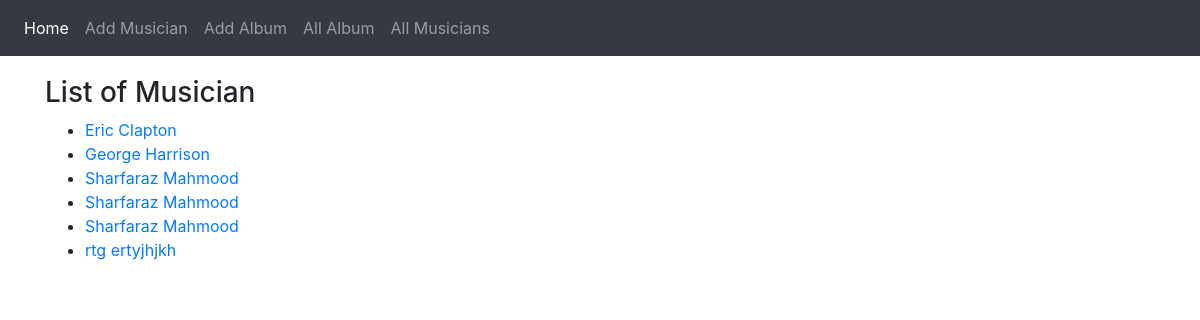
The app's page /first_app/ with its own data.
### first_app/models.py (models this page shows, shortened)
class Musician(models.Model):
    first_name = models.CharField(max_length=50)
    last_name = models.CharField(max_length=50)
    instrument = models.CharField(max_length=100, blank=True)

### first_app/views.py (the view)
# urls.py: path('', views.IndexView.as_view(), name='index'),
class IndexView(ListView):
    context_object_name = 'musician_list'
    model = Musician
    template_name = 'first_app/index.html'

### first_app/templates/first_app/index.html
{% extends "first_app/base.html" %}
{% block body_block %}
  <h3>List of Musician</h3>
  <ul>
    {% if musician_list %}
      {% for musician in musician_list %}
        <li> <a href="{% url 'first_app:musician_detail' pk=musician.pk %}">{{ musician.first_name }} {{ musician.last_name }}</a> </li>
      {% endfor %}
    {% else %}
    <h4>No musician in the list</h4>
    {% endif %}
  </ul>
{% endblock %}

### first_app/templates/first_app/base.html (shortened to what this page needs)
<!DOCTYPE html>
<html lang="en" dir="ltr">
  <head>
    <link rel="stylesheet" href="https://maxcdn.bootstrapcdn.com/bootstrap/4.4.1/css/bootstrap.min.css">
  </head>
  <body>
    <nav class="navbar navbar-expand-lg navbar-dark bg-dark">
      <ul class="navbar-nav">
          <li class="nav-item active">
            <a class="nav-link" href="{% url 'first_app:index' %}">Home</a>
          </li>
          <li class="nav-item">
            <a class="nav-link" href="{% url 'first_app:add_musician' %}">Add Musician</a>
          </li>
          <li class="nav-item">
            <a class="nav-link" href="{% url 'first_app:album_form' %}">Add Album</a>
          </li>
          <li class="nav-item">
            <a class="nav-link" href="{% url 'first_app:all_albums' %}">All Album</a>
          </li>
          <li class="nav-item">
            <a class="nav-link" href="{% url 'first_app:all_musicians' %}">All Musicians</a>
          </li>
      </ul>
    </nav>
    <div class="container" style="padding-top:20px">
      {% block body_block %}
      {% endblock %}
    </div>
  </body>
</html>

### records on screen
Musician: first_name "Eric", last_name "Clapton"
Musician: first_name "George", last_name "Harrison"
Musician: first_name "Sharfaraz", last_name "Mahmood"
Musician: first_name "Sharfaraz", last_name "Mahmood"
Musician: first_name "Sharfaraz", last_name "Mahmood"
Musician: first_name "rtg", last_name "ertyjhjkh"
